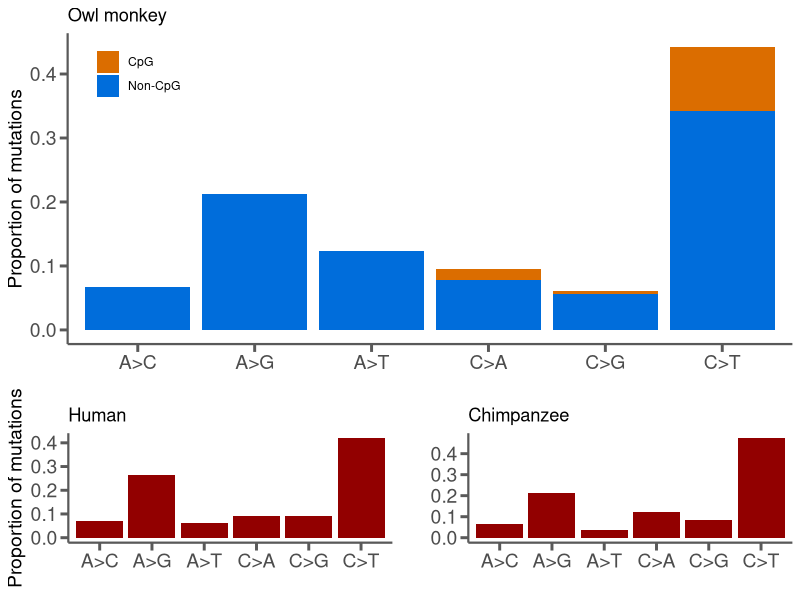
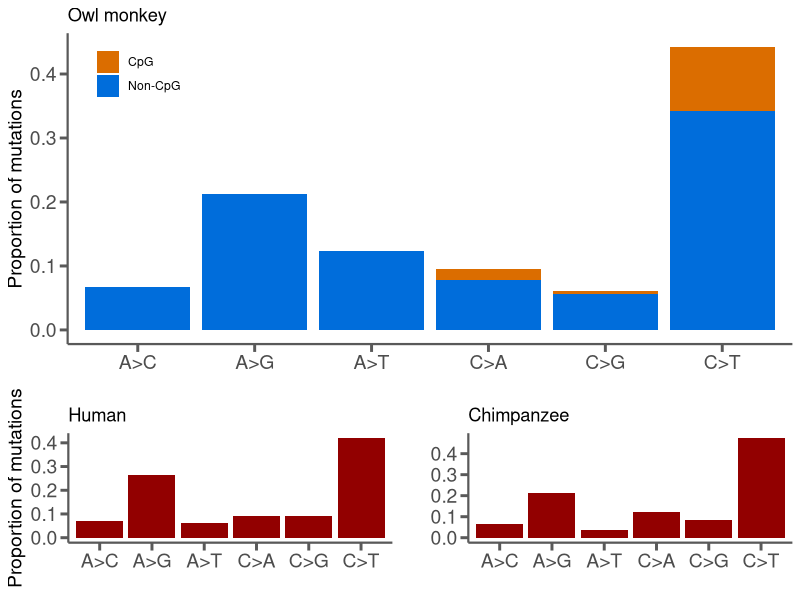

Here is the R script that generated these plots, in order:
############################################################
# For owl monkey project, last revised 04.18
# Plots and statistical tests for Figure 2 in owl monkey
# paper.
#
# Gregg Thomas
############################################################

library(ggplot2)
library(reshape2)
library(cowplot)
library(gridExtra)
this.dir <- dirname(parent.frame(2)$ofile)
setwd(this.dir)

####################
## Read the input data
in_data = read.csv("mutational-spectra.csv", header=TRUE)
####################

####################
## Generate the owl monkey plot
om_spec = data.frame(in_data$Mutation, in_data$Owl.monkey.CpG.proportion, in_data$Owl.monkey.proportion)
names(om_spec) = c("Type", "CpG", "Non-CpG")
om_spec_m = melt(om_spec)

om_p = ggplot(om_spec_m, aes(Type, value, fill = variable)) + 
  geom_bar(stat = "identity") +
  scale_fill_manual("legend", values = c("Non-CpG"="#006ddb","CpG"="#db6d00")) +
  ggtitle("Owl monkey") + 
  labs(x="",y="Proportion of mutations") +
  theme_classic() +
  theme(axis.text=element_text(size=14), 
        axis.title.y=element_text(size=14), 
        axis.line=element_line(colour='#595959',size=0.75),
        axis.ticks=element_line(colour="#595959",size = 1),
        axis.ticks.length=unit(0.2,"cm"),
        legend.title=element_blank(),
        legend.position=c(0.1,0.87)
  )
####################

####################
## Generate the human plot
human_spec = data.frame(in_data$Mutation, in_data$Human.average.proportion)
names(human_spec) = c("Type", "Human average")
human_spec_m = melt(human_spec)

h_p = ggplot(human_spec_m, aes(Type, value, fill = variable)) + 
  geom_bar(stat = "identity") +
  scale_fill_manual("legend", values = c("Human average" = "#920000")) +
  ggtitle("Human") + 
  labs(x="",y="Proportion of mutations") +
  theme_classic() +
  theme(axis.text=element_text(size=14), 
        axis.title.y=element_text(size=14), 
        axis.line=element_line(colour='#595959',size=0.75),
        axis.ticks=element_line(colour="#595959",size = 1),
        axis.ticks.length=unit(0.2,"cm"),
        legend.position="none"
  )
####################

####################
## Generate the chimp plot
ch_spec = data.frame(in_data$Mutation, in_data$Chimp.proportion)
names(ch_spec) = c("Type", "Proportion")
ch_spec_m = melt(ch_spec)

c_p = ggplot(ch_spec_m, aes(Type, value, fill = variable)) + 
  geom_bar(stat = "identity") +
  scale_fill_manual("legend", values = c("Proportion" = "#920000")) +
  ggtitle("Chimpanzee") + 
  labs(x="",y="") +
  theme_classic() +
  theme(axis.text=element_text(size=14), 
        axis.title.y=element_text(size=14), 
        axis.line=element_line(colour='#595959',size=0.75),
        axis.ticks=element_line(colour="#595959",size = 1),
        axis.ticks.length=unit(0.2,"cm"),
        legend.position="none"
  )
####################

####################
## Arrange the three plots and display/save
g1 = arrangeGrob(h_p,c_p,nrow=1)
fig2 = plot_grid(om_p,g1, nrow=2, rel_heights=c(2, 1))
print(fig2)
ggsave(filename="fig2.pdf", fig2, width=8, height=6, units="in")
####################

####################
## Chi-square tests to check for significant differences between human and owl monkey spectra
print("--OWL MONKEY Chi-squared test using human proportions as expectations--")
print("Using all mutation categories:")
all_chi = chisq.test(in_data$Owl.monkey+in_data$Owl.monkey.CpG, p=in_data$Human.average.proportion)
print(all_chi)
print("Leaving out A>T:")
human_noAT = in_data$Human.average.proportion[in_data$Mutation!="A>T"]
human_noAT = human_noAT / sum(human_noAT)
om_noAT = in_data$Owl.monkey[in_data$Mutation!="A>T"] + in_data$Owl.monkey.CpG[in_data$Mutation!="A>T"]
noAT_chi = chisq.test(om_noAT, p=human_noAT)
print(noAT_chi)
####################

